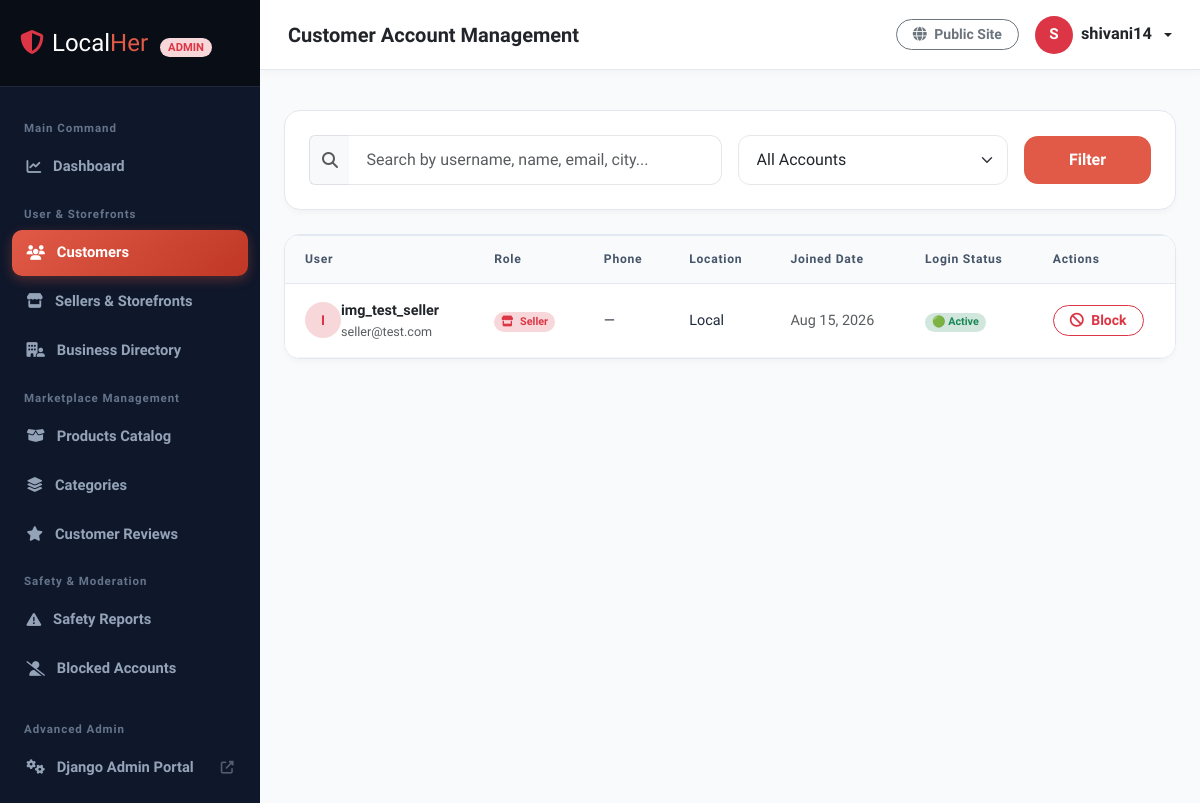
Page /localher-admin/customers/ (signed in) on the earlier database version.
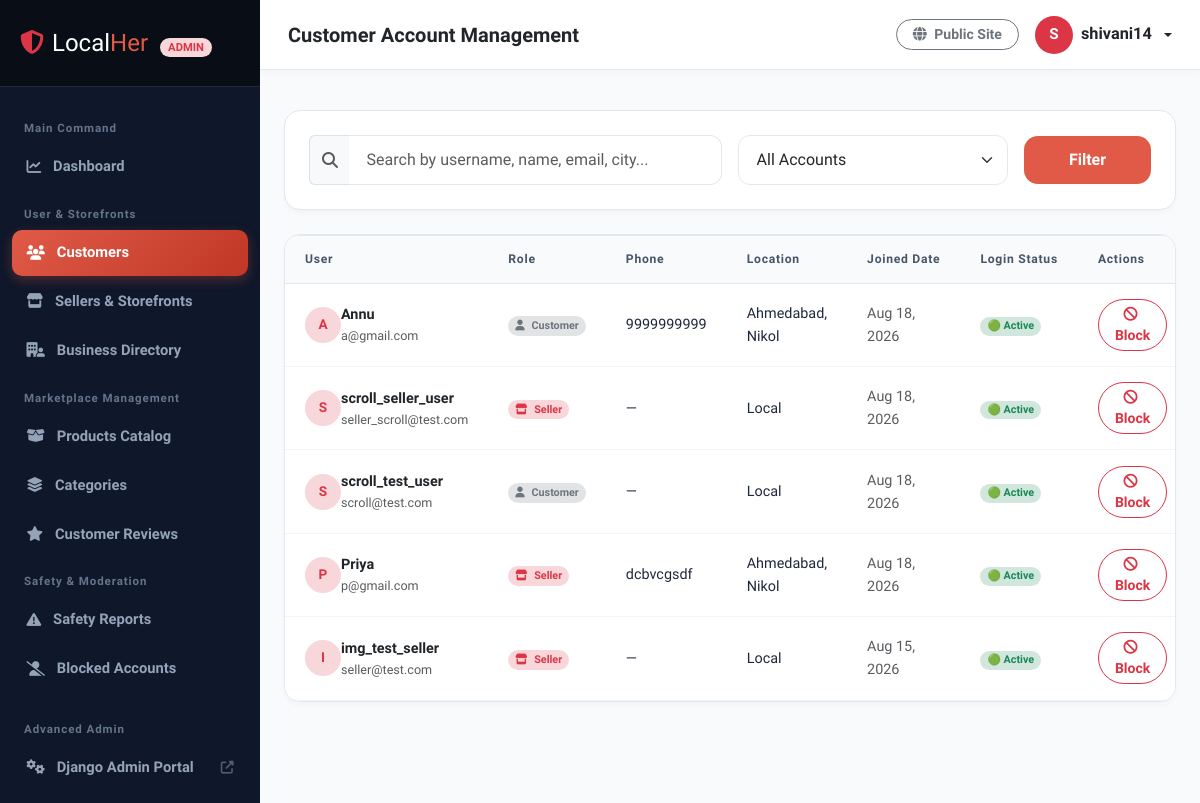
Same page on the later database version.
### accounts/models.py (models this page shows, shortened)
class User(AbstractUser):
    phone_number = models.CharField(max_length=15, blank=True, help_text="Contact phone number")
    is_seller = models.BooleanField(default=False, help_text="Designates whether the user runs a business on LocalHer.")
    city = models.CharField(max_length=100, blank=True)
    area = models.CharField(max_length=100, blank=True)
    pincode = models.CharField(max_length=10, blank=True)
    profile_picture = models.ImageField(upload_to='profiles/users/', blank=True, null=True)

### admin_dashboard/views.py (the view, shortened to what this page needs)
# urls.py: path('customers/', views.customers_list, name='customers'),
@superuser_required
def customers_list(request):
    query = request.GET.get('q', '').strip()
    status_filter = request.GET.get('status', '').strip()
    customers = User.objects.filter(is_superuser=False).order_by('-date_joined')
    if status_filter == 'active':
        customers = customers.filter(is_active=True)
    elif status_filter == 'blocked':
        customers = customers.filter(is_active=False)
    elif status_filter == 'seller':
        customers = customers.filter(is_seller=True)
    elif status_filter == 'customer':
        customers = customers.filter(is_seller=False)
    context = {
        'customers': customers,
        'query': query,
        'status_filter': status_filter,
    }
    return render(request, 'admin_dashboard/customers.html', context)

### orders/context_processors.py (called while the page is built)
def cart_processor(request):
    if request.user.is_authenticated:
        cart_count = CartItem.objects.filter(user=request.user).count()
        favorite_ids = set(Favorite.objects.filter(user=request.user).values_list('product_id', flat=True))
    else:
        cart_count = 0
        favorite_ids = set()
    return {
        'cart_count': cart_count,
        'user_favorite_product_ids': favorite_ids,
    }

### templates/admin_dashboard/customers.html (shortened to what this page needs)
{% extends 'admin_dashboard/base_admin.html' %}
{% block page_heading %}Customer Account Management{% endblock %}
{% block content %}
<div class="lh-admin-card p-4 mb-4">
    <form method="GET" action="" class="row g-3 align-items-center">
        <div class="col-md-6">
            <div class="input-group">
                <span class="input-group-text bg-light border-end-0"><i class="fa-solid fa-magnifying-glass text-muted"></i></span>
                <input type="text" name="q" value="{{ query }}" class="form-control border-start-0" placeholder="Search by username, name, email, city...">
            </div>
        </div>
        <div class="col-md-4">
            <select name="status" class="form-select">
                <option value="">All Accounts</option>
            </select>
        </div>
        <div class="col-md-2">
            <button type="submit" class="btn btn-lh-accent w-100 fw-semibold">Filter</button>
        </div>
    </form>
</div>
<div class="lh-admin-card">
    <div class="table-responsive">
        <table class="table table-lh-admin align-middle">
            <thead>
                <tr>
                    <th>User</th>
                    <th>Role</th>
                    <th>Phone</th>
                    <th>Location</th>
                    <th>Joined Date</th>
                    <th>Login Status</th>
                    <th>Actions</th>
                </tr>
            </thead>
            <tbody>
                {% for customer in customers %}
                <tr>
                    <td>
                        <div class="d-flex align-items-center gap-2.5">
                            <div class="rounded-circle bg-danger-subtle text-danger fw-bold d-flex align-items-center justify-content-center" style="width: 36px; height: 36px; font-size: 0.85rem;">
                                {{ customer.username|slice:":1"|upper }}
                            </div>
                            <div>
                                <div class="fw-bold text-dark mb-0">{{ customer.username }}</div>
                                <div class="small text-muted">{{ customer.email|default:"No email set" }}</div>
                            </div>
                        </div>
                    </td>
                    <td>
                        {% if customer.is_seller %}
                            <span class="badge bg-danger-subtle text-danger px-2.5 py-1 rounded-pill"><i class="fa-solid fa-store me-1"></i> Seller</span>
                        {% else %}
                            <span class="badge bg-secondary-subtle text-secondary px-2.5 py-1 rounded-pill"><i class="fa-solid fa-user me-1"></i> Customer</span>
                        {% endif %}
                    </td>
                    <td class="small">{{ customer.phone_number|default:"—" }}</td>
                    <td class="small">{{ customer.city|default:"Local" }}{% if customer.area %}, {{ customer.area }}{% endif %}</td>
                    <td class="small text-muted">{{ customer.date_joined|date:"M d, Y" }}</td>
                    <td>
                        {% if customer.is_active %}
                            <span class="badge bg-success-subtle text-success px-2.5 py-1 rounded-pill fw-semibold">🟢 Active</span>
                        {% else %}
                            <span class="badge bg-danger-subtle text-danger px-2.5 py-1 rounded-pill fw-semibold">🔴 Blocked</span>
                        {% endif %}
                    </td>
                    <td>
                        <form method="POST" action="{% url 'admin_dashboard:toggle_user_status' customer.id %}" class="d-inline">
                            {% if customer.is_active %}
                                <button type="submit" class="btn btn-sm btn-outline-danger rounded-pill px-3 py-1 fw-semibold small" onclick="return confirm('Are you sure you want to block {{ customer.username }} from logging in?');">
                                    <i class="fa-solid fa-ban me-1"></i> Block
                                </button>
                            {% else %}
                                <button type="submit" class="btn btn-sm btn-success rounded-pill px-3 py-1 fw-semibold small">
                                    <i class="fa-solid fa-check me-1"></i> Restore
                                </button>
                            {% endif %}
                        </form>
                    </td>
                </tr>
                {% empty %}
                <tr>
                    <td colspan="7" class="text-center py-4 text-muted small">
                        No customer accounts found matching criteria.
                    </td>
                </tr>
                {% endfor %}
            </tbody>
        </table>
    </div>
</div>
{% endblock %}

### templates/admin_dashboard/base_admin.html (shortened to what this page needs)
<!DOCTYPE html>
<html lang="en">
<head>
    <link rel="stylesheet" href="https://cdnjs.cloudflare.com/ajax/libs/font-awesome/6.5.1/css/all.min.css">
    <link href="https://cdn.jsdelivr.net/npm/bootstrap@5.3.2/dist/css/bootstrap.min.css" rel="stylesheet">
    {% load static %}
    <link rel="stylesheet" href="{% static 'css/main.css' %}">
</head>
<body>
<div class="lh-admin-wrapper">
    <aside class="lh-admin-sidebar" id="adminSidebar">
        <div class="brand-header d-flex align-items-center justify-content-between">
            <a href="{% url 'admin_dashboard:index' %}" class="text-decoration-none">
                <span class="fs-4 fw-extrabold text-white"><i class="fa-solid fa-shield-halved text-danger me-2"></i>Local<span style="color: var(--lh-admin-accent);">Her</span></span>
                <span class="badge bg-danger-subtle text-danger ms-2 px-2 py-1 small rounded-pill" style="font-size: 0.7rem;">ADMIN</span>
            </a>
        </div>
        <nav class="lh-admin-nav">
            <div class="nav-heading">Main Command</div>
            <a href="{% url 'admin_dashboard:index' %}" class="nav-link {% if request.resolver_match.url_name == 'index' %}active{% endif %}">
                <i class="fa-solid fa-chart-line"></i> Dashboard
            </a>
            <div class="nav-heading">User & Storefronts</div>
            <a href="{% url 'admin_dashboard:customers' %}" class="nav-link {% if request.resolver_match.url_name == 'customers' %}active{% endif %}">
                <i class="fa-solid fa-users"></i> Customers
            </a>
            <a href="{% url 'admin_dashboard:sellers' %}" class="nav-link {% if request.resolver_match.url_name == 'sellers' %}active{% endif %}">
                <i class="fa-solid fa-store"></i> Sellers & Storefronts
            </a>
            <a href="{% url 'admin_dashboard:businesses' %}" class="nav-link {% if request.resolver_match.url_name == 'businesses' %}active{% endif %}">
                <i class="fa-solid fa-building-user"></i> Business Directory
            </a>
            <div class="nav-heading">Marketplace Management</div>
            <a href="{% url 'admin_dashboard:products' %}" class="nav-link {% if request.resolver_match.url_name == 'products' %}active{% endif %}">
                <i class="fa-solid fa-box-open"></i> Products Catalog
            </a>
            <a href="{% url 'admin_dashboard:categories' %}" class="nav-link {% if request.resolver_match.url_name == 'categories' %}active{% endif %}">
                <i class="fa-solid fa-layer-group"></i> Categories
            </a>
            <a href="{% url 'admin_dashboard:reviews' %}" class="nav-link {% if request.resolver_match.url_name == 'reviews' %}active{% endif %}">
                <i class="fa-solid fa-star"></i> Customer Reviews
            </a>
            <div class="nav-heading">Safety & Moderation</div>
            <a href="{% url 'admin_dashboard:reports' %}" class="nav-link {% if request.resolver_match.url_name == 'reports' %}active{% endif %}">
                <i class="fa-solid fa-triangle-exclamation"></i> Safety Reports
            </a>
            <a href="{% url 'admin_dashboard:blocked' %}" class="nav-link {% if request.resolver_match.url_name == 'blocked' %}active{% endif %}">
                <i class="fa-solid fa-user-slash"></i> Blocked Accounts
            </a>
            <div class="nav-heading mt-3">Advanced Admin</div>
            <a href="{% url 'admin:index' %}" target="_blank" class="nav-link">
                <i class="fa-solid fa-gears"></i> Django Admin Portal <i class="fa-solid fa-up-right-from-square small ms-auto opacity-50"></i>
            </a>
        </nav>
    </aside>
    <div class="lh-admin-main">
        <header class="lh-admin-header">
            <div class="d-flex align-items-center gap-3">
                <div class="fw-bold fs-5 text-dark">
                    {% block page_heading %}LocalHer Admin Command Center{% endblock %}
                </div>
            </div>
            <div class="d-flex align-items-center gap-3">
                <a href="{% url 'home' %}" class="btn btn-sm btn-outline-secondary rounded-pill px-3 fw-semibold text-decoration-none">
                    <i class="fa-solid fa-globe me-1"></i> Public Site
                </a>
                <div class="dropdown">
                    <a href="#" class="d-flex align-items-center gap-2 text-decoration-none dropdown-toggle text-dark fw-bold" data-bs-toggle="dropdown">
                        <div class="rounded-circle bg-danger text-white d-flex align-items-center justify-content-center fw-bold" style="width: 38px; height: 38px; font-size: 0.95rem;">
                            {{ request.user.username|slice:":1"|upper }}
                        </div>
                        <span class="d-none d-md-inline">{{ request.user.get_full_name|default:request.user.username }}</span>
                    </a>
                </div>
            </div>
        </header>
        <div class="container-fluid px-4 pt-3">
        </div>
        <main class="container-fluid px-4 py-4 flex-grow-1">
            {% block content %}{% endblock %}
        </main>
</div>
</body>
</html>

### static/css/main.css (style rules this page uses)
:root { --lh-primary: #1E1B4B; --lh-primary-light: #312E81; --lh-accent: #E05A47; --lh-accent-hover: #C84B38; --lh-accent-soft: #FFF2F0; --lh-amber: #F59E0B; --lh-emerald: #10B981; --lh-whatsapp: #25D366; --lh-bg: #FAFAF7; --lh-surface: #FFFFFF; --lh-text-dark: #1F2937; --lh-text-muted: #6B7280; --lh-border: #E5E7EB; --lh-shadow-sm: 0 2px 8px rgba(0,0,0,0.03); --lh-shadow-md: 0 6px 16px rgba(30,27,75,0.06); --lh-shadow-lg: 0 12px 30px rgba(30,27,75,0.1); --lh-radius: 14px; --lh-radius-lg: 20px; --lh-transition: all 0.25s cubic-bezier(0.4, 0, 0.2, 1); }
body { font-family: 'Inter', sans-serif; background-color: var(--lh-bg); color: var(--lh-text-dark); font-size: 1.02rem; line-height: 1.6; min-height: 100vh; display: flex; flex-direction: column; }
.btn-lh-accent { background-color: var(--lh-accent); color: #FFFFFF; border: none; border-radius: var(--lh-radius); padding: 0.75rem 1.6rem; font-weight: 600; font-size: 1rem; transition: var(--lh-transition); }
.form-control, .form-select { padding: 0.75rem 1.1rem; font-size: 1rem; border-radius: 12px; border: 1.5px solid var(--lh-border); transition: var(--lh-transition); }
html, body { max-width: 100%; overflow-x: hidden; }

### templates/admin_dashboard/base_admin.html (style rules this page uses)
:root { --lh-admin-bg: #F8FAFC; --lh-admin-card-bg: #FFFFFF; --lh-admin-sidebar-bg: #0F172A; --lh-admin-header-bg: #1E1B4B; --lh-admin-accent: #E05A47; --lh-admin-text: #1E293B; --lh-admin-border: #E2E8F0; }
body { font-family: 'Plus Jakarta Sans', -apple-system, BlinkMacSystemFont, sans-serif; background-color: var(--lh-admin-bg); color: var(--lh-admin-text); overflow-x: hidden; min-height: 100vh; }
.lh-admin-wrapper { display: flex; min-height: 100vh; }
.lh-admin-sidebar { width: 260px; background-color: var(--lh-admin-sidebar-bg); color: #94A3B8; flex-shrink: 0; display: flex; flex-direction: column; transition: all 0.3s cubic-bezier(0.4, 0, 0.2, 1); z-index: 1040; }
.lh-admin-sidebar .brand-header { padding: 1.5rem 1.25rem; border-bottom: 1px solid #1E293B; background: #090D16; }
.lh-admin-nav { padding: 1.25rem 0.75rem; flex: 1; overflow-y: auto; }
.lh-admin-nav .nav-heading { font-size: 0.72rem; text-uppercase: uppercase; letter-spacing: 0.08em; color: #64748B; font-weight: 700; padding: 0.75rem 0.75rem 0.4rem; }
.lh-admin-nav .nav-link { display: flex; align-items: center; gap: 12px; padding: 0.7rem 0.9rem; color: #94A3B8; font-size: 0.92rem; font-weight: 600; border-radius: 10px; text-decoration: none; margin-bottom: 3px; transition: all 0.2s ease; }
.lh-admin-nav .nav-link.active { color: #FFFFFF; background: linear-gradient(135deg, #E05A47 0%, #C03825 100%); box-shadow: 0 4px 12px rgba(224, 90, 71, 0.3); }
.lh-admin-main { flex: 1; display: flex; flex-direction: column; min-width: 0; }
.lh-admin-header { height: 70px; background: #FFFFFF; border-bottom: 1px solid var(--lh-admin-border); padding: 0 1.75rem; display: flex; align-items: center; justify-content: space-between; position: sticky; top: 0; z-index: 1030; box-shadow: 0 2px 8px rgba(0, 0, 0, 0.03); }
.lh-admin-card { background: var(--lh-admin-card-bg); border: 1px solid var(--lh-admin-border); border-radius: 16px; box-shadow: 0 4px 6px -1px rgba(0, 0, 0, 0.03); overflow: hidden; }
.table-lh-admin { margin-bottom: 0; width: 100%; border-collapse: collapse; }
.table-lh-admin thead { background-color: #F8FAFC; }
.table-lh-admin thead th { background-color: #F8FAFC !important; color: #475569 !important; font-size: 0.76rem !important; text-uppercase: uppercase !important; letter-spacing: 0.06em !important; font-weight: 700 !important; padding: 0.85rem 1.25rem !important; border-top: 1px solid #E2E8F0 !important; border-bottom: 1px solid #E2E8F0 !important; white-space: nowrap; }
.table-lh-admin tbody tr { background-color: #FFFFFF; transition: background-color 0.15s ease-in-out; }
.table-lh-admin tbody tr:nth-child(even) { background-color: #FAFAFA; }
.table-lh-admin tbody td { padding: 0.95rem 1.25rem !important; vertical-align: middle; font-size: 0.9rem !important; border-bottom: 1px solid #F1F5F9 !important; color: #1E293B; }

Differences in the rows shown:
added User: username "A", username "Annu", email "a@gmail.com", is_seller False (drawn), phone_number "9999999999", city "Ahmedabad", area "Nikol", date_joined "Aug 18, 2026", is_active "🟢 Active"
added User: username "S", username "scroll_seller_user", email "seller_scroll@test.com", is_seller True (drawn), phone_number "—", city "Local", date_joined "Aug 18, 2026", is_active "🟢 Active"
added User: username "S", username "scroll_test_user", email "scroll@test.com", is_seller False (drawn), phone_number "—", city "Local", date_joined "Aug 18, 2026", is_active "🟢 Active"
added User: username "P", username "Priya", email "p@gmail.com", is_seller True (drawn), phone_number "dcbvcgsdf", city "Ahmedabad", area "Nikol", date_joined "Aug 18, 2026", is_active "🟢 Active"
